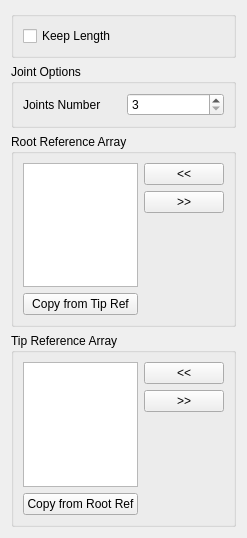
<?xml version="1.0" encoding="UTF-8"?>
<ui version="4.0">
 <class>Form</class>
 <widget class="QWidget" name="Form">
  <property name="geometry">
   <rect>
    <x>0</x>
    <y>0</y>
    <width>238</width>
    <height>538</height>
   </rect>
  </property>
  <property name="windowTitle">
   <string>Form</string>
  </property>
  <layout class="QGridLayout" name="gridLayout">
   <item row="0" column="0">
    <widget class="QGroupBox" name="groupBox_2">
     <property name="title">
      <string/>
     </property>
     <layout class="QGridLayout" name="gridLayout_5">
      <item row="0" column="0">
       <layout class="QVBoxLayout" name="verticalLayout">
        <item>
         <widget class="QCheckBox" name="keepLength_checkBox">
          <property name="text">
           <string notr="true">Keep Length</string>
          </property>
         </widget>
        </item>
       </layout>
      </item>
     </layout>
    </widget>
   </item>
   <item row="1" column="0">
    <widget class="QGroupBox" name="groupBox_3">
     <property name="title">
      <string>Joint Options</string>
     </property>
     <layout class="QGridLayout" name="gridLayout_6">
      <item row="0" column="0">
       <layout class="QHBoxLayout" name="horizontalLayout">
        <item>
         <widget class="QLabel" name="jntNb_label">
          <property name="text">
           <string>Joints Number</string>
          </property>
         </widget>
        </item>
        <item>
         <widget class="QSpinBox" name="jntNb_spinBox">
          <property name="minimum">
           <number>3</number>
          </property>
          <property name="maximum">
           <number>999</number>
          </property>
          <property name="value">
           <number>3</number>
          </property>
         </widget>
        </item>
       </layout>
      </item>
     </layout>
    </widget>
   </item>
   <item row="3" column="0">
    <widget class="QGroupBox" name="tipRefArray_groupBox">
     <property name="title">
      <string>Tip Reference Array</string>
     </property>
     <layout class="QGridLayout" name="gridLayout_4">
      <item row="0" column="0">
       <layout class="QHBoxLayout" name="tipRefArray_horizontalLayout">
        <item>
         <layout class="QVBoxLayout" name="tipRefArray_verticalLayout_1">
          <item>
           <widget class="QListWidget" name="tipRefArray_listWidget">
            <property name="dragDropOverwriteMode">
             <bool>true</bool>
            </property>
            <property name="dragDropMode">
             <enum>QAbstractItemView::InternalMove</enum>
            </property>
            <property name="defaultDropAction">
             <enum>Qt::MoveAction</enum>
            </property>
            <property name="alternatingRowColors">
             <bool>true</bool>
            </property>
            <property name="selectionMode">
             <enum>QAbstractItemView::ExtendedSelection</enum>
            </property>
            <property name="selectionRectVisible">
             <bool>false</bool>
            </property>
           </widget>
          </item>
          <item>
           <widget class="QPushButton" name="tipRefArray_copyRef_pushButton">
            <property name="text">
             <string>Copy from Root Ref</string>
            </property>
           </widget>
          </item>
         </layout>
        </item>
        <item>
         <layout class="QVBoxLayout" name="tipRefArray_verticalLayout_2">
          <item>
           <widget class="QPushButton" name="tipRefArrayAdd_pushButton">
            <property name="text">
             <string>&lt;&lt;</string>
            </property>
           </widget>
          </item>
          <item>
           <widget class="QPushButton" name="tipRefArrayRemove_pushButton">
            <property name="text">
             <string>&gt;&gt;</string>
            </property>
           </widget>
          </item>
          <item>
           <spacer name="tipRefArray_verticalSpacer">
            <property name="orientation">
             <enum>Qt::Vertical</enum>
            </property>
            <property name="sizeHint" stdset="0">
             <size>
              <width>20</width>
              <height>40</height>
             </size>
            </property>
           </spacer>
          </item>
         </layout>
        </item>
       </layout>
      </item>
     </layout>
    </widget>
   </item>
   <item row="2" column="0">
    <widget class="QGroupBox" name="rootRefArray_groupBox">
     <property name="title">
      <string>Root Reference Array</string>
     </property>
     <layout class="QGridLayout" name="gridLayout_3">
      <item row="0" column="0">
       <layout class="QHBoxLayout" name="rootRefArray_horizontalLayout">
        <item>
         <layout class="QVBoxLayout" name="rootRefArray_verticalLayout_1">
          <item>
           <widget class="QListWidget" name="rootRefArray_listWidget">
            <property name="dragDropOverwriteMode">
             <bool>true</bool>
            </property>
            <property name="dragDropMode">
             <enum>QAbstractItemView::InternalMove</enum>
            </property>
            <property name="defaultDropAction">
             <enum>Qt::MoveAction</enum>
            </property>
            <property name="alternatingRowColors">
             <bool>true</bool>
            </property>
            <property name="selectionMode">
             <enum>QAbstractItemView::ExtendedSelection</enum>
            </property>
            <property name="selectionRectVisible">
             <bool>false</bool>
            </property>
           </widget>
          </item>
          <item>
           <widget class="QPushButton" name="rootRefArray_copyRef_pushButton">
            <property name="text">
             <string>Copy from Tip Ref</string>
            </property>
           </widget>
          </item>
         </layout>
        </item>
        <item>
         <layout class="QVBoxLayout" name="rootRefArray_verticalLayout_2">
          <item>
           <widget class="QPushButton" name="rootRefArrayAdd_pushButton">
            <property name="text">
             <string>&lt;&lt;</string>
            </property>
           </widget>
          </item>
          <item>
           <widget class="QPushButton" name="rootRefArrayRemove_pushButton">
            <property name="text">
             <string>&gt;&gt;</string>
            </property>
           </widget>
          </item>
          <item>
           <spacer name="rootRefArray_verticalSpacer">
            <property name="orientation">
             <enum>Qt::Vertical</enum>
            </property>
            <property name="sizeHint" stdset="0">
             <size>
              <width>20</width>
              <height>40</height>
             </size>
            </property>
           </spacer>
          </item>
         </layout>
        </item>
       </layout>
      </item>
     </layout>
    </widget>
   </item>
  </layout>
 </widget>
 <resources/>
 <connections/>
</ui>
